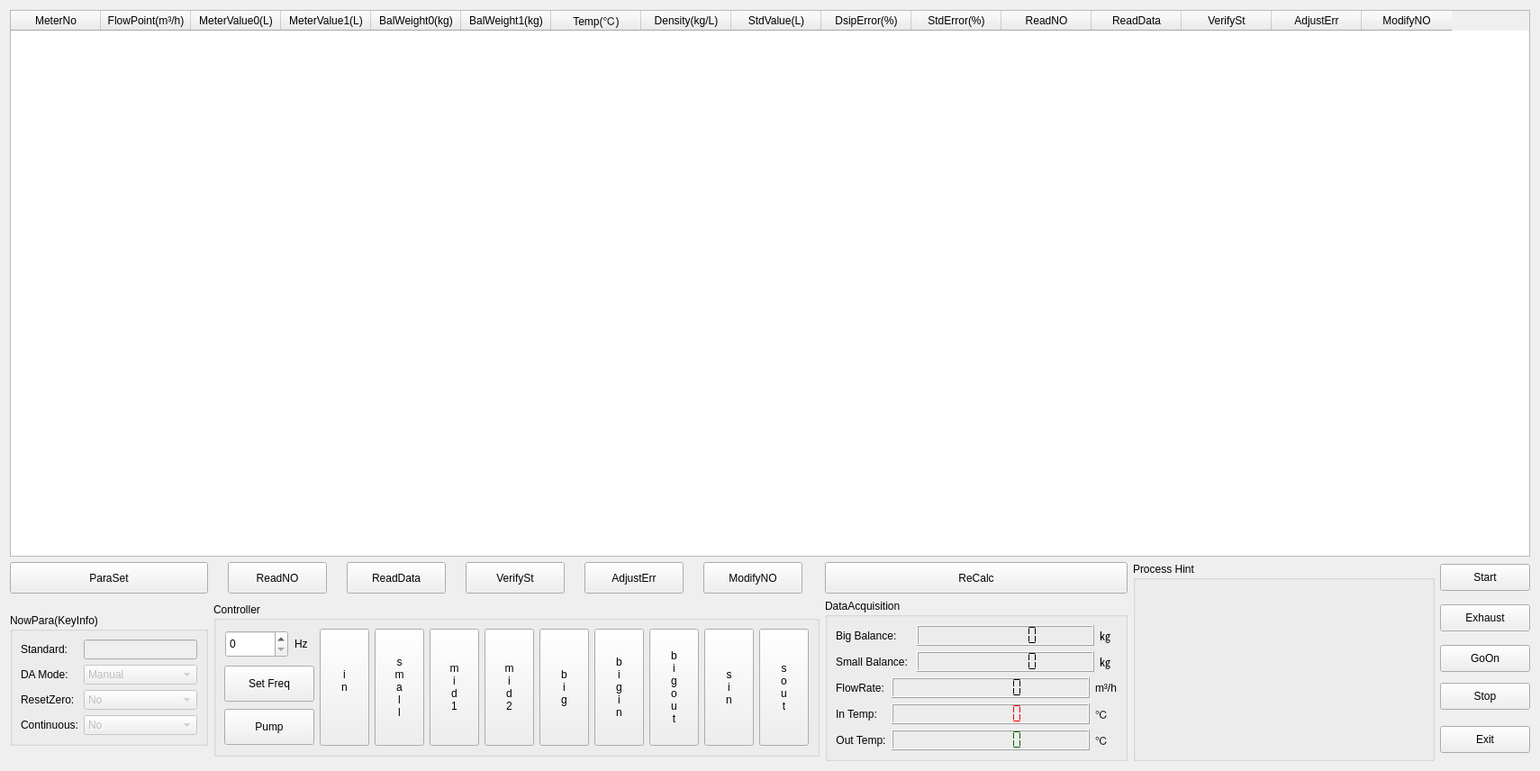
<?xml version="1.0" encoding="UTF-8"?>
<ui version="4.0">
 <class>FlowWeightClass50</class>
 <widget class="QWidget" name="FlowWeightClass50">
  <property name="geometry">
   <rect>
    <x>0</x>
    <y>0</y>
    <width>1710</width>
    <height>856</height>
   </rect>
  </property>
  <property name="windowTitle">
   <string>Flow Verify(Weight Method)</string>
  </property>
  <property name="windowIcon">
   <iconset>
    <normaloff>:/flowweight/images/flowweight.png</normaloff>:/flowweight/images/flowweight.png</iconset>
  </property>
  <layout class="QGridLayout" name="gridLayout_6">
   <item row="0" column="0" colspan="5">
    <widget class="QTableWidget" name="tableWidget">
     <property name="inputMethodHints">
      <set>Qt::ImhDigitsOnly|Qt::ImhFormattedNumbersOnly|Qt::ImhPreferNumbers</set>
     </property>
     <property name="editTriggers">
      <set>QAbstractItemView::CurrentChanged|QAbstractItemView::DoubleClicked|QAbstractItemView::EditKeyPressed</set>
     </property>
     <column>
      <property name="text">
       <string>MeterNo</string>
      </property>
     </column>
     <column>
      <property name="text">
       <string>FlowPoint(m³/h)</string>
      </property>
     </column>
     <column>
      <property name="text">
       <string>MeterValue0(L)</string>
      </property>
     </column>
     <column>
      <property name="text">
       <string>MeterValue1(L)</string>
      </property>
     </column>
     <column>
      <property name="text">
       <string>BalWeight0(kg)</string>
      </property>
     </column>
     <column>
      <property name="text">
       <string>BalWeight1(kg)</string>
      </property>
     </column>
     <column>
      <property name="text">
       <string>Temp(℃)</string>
      </property>
     </column>
     <column>
      <property name="text">
       <string>Density(kg/L)</string>
      </property>
     </column>
     <column>
      <property name="text">
       <string>StdValue(L)</string>
      </property>
     </column>
     <column>
      <property name="text">
       <string>DsipError(%)</string>
      </property>
      <property name="background">
       <color>
        <red>128</red>
        <green>0</green>
        <blue>0</blue>
       </color>
      </property>
     </column>
     <column>
      <property name="text">
       <string>StdError(%)</string>
      </property>
     </column>
     <column>
      <property name="text">
       <string>ReadNO</string>
      </property>
     </column>
     <column>
      <property name="text">
       <string>ReadData</string>
      </property>
     </column>
     <column>
      <property name="text">
       <string>VerifySt</string>
      </property>
     </column>
     <column>
      <property name="text">
       <string>AdjustErr</string>
      </property>
     </column>
     <column>
      <property name="text">
       <string>ModifyNO</string>
      </property>
     </column>
    </widget>
   </item>
   <item row="1" column="0">
    <widget class="QPushButton" name="btnParaSet">
     <property name="sizePolicy">
      <sizepolicy hsizetype="Fixed" vsizetype="Fixed">
       <horstretch>0</horstretch>
       <verstretch>0</verstretch>
      </sizepolicy>
     </property>
     <property name="minimumSize">
      <size>
       <width>220</width>
       <height>35</height>
      </size>
     </property>
     <property name="maximumSize">
      <size>
       <width>220</width>
       <height>35</height>
      </size>
     </property>
     <property name="text">
      <string>ParaSet</string>
     </property>
    </widget>
   </item>
   <item row="1" column="1">
    <layout class="QGridLayout" name="gridLayout_4">
     <item row="0" column="0">
      <widget class="QPushButton" name="btnAllReadNO">
       <property name="sizePolicy">
        <sizepolicy hsizetype="Fixed" vsizetype="Fixed">
         <horstretch>0</horstretch>
         <verstretch>0</verstretch>
        </sizepolicy>
       </property>
       <property name="minimumSize">
        <size>
         <width>80</width>
         <height>35</height>
        </size>
       </property>
       <property name="maximumSize">
        <size>
         <width>110</width>
         <height>35</height>
        </size>
       </property>
       <property name="text">
        <string>ReadNO</string>
       </property>
      </widget>
     </item>
     <item row="0" column="1">
      <widget class="QPushButton" name="btnAllReadData">
       <property name="sizePolicy">
        <sizepolicy hsizetype="Fixed" vsizetype="Fixed">
         <horstretch>0</horstretch>
         <verstretch>0</verstretch>
        </sizepolicy>
       </property>
       <property name="minimumSize">
        <size>
         <width>80</width>
         <height>35</height>
        </size>
       </property>
       <property name="maximumSize">
        <size>
         <width>110</width>
         <height>35</height>
        </size>
       </property>
       <property name="text">
        <string>ReadData</string>
       </property>
      </widget>
     </item>
     <item row="0" column="2">
      <widget class="QPushButton" name="btnAllVerifyStatus">
       <property name="sizePolicy">
        <sizepolicy hsizetype="Fixed" vsizetype="Fixed">
         <horstretch>0</horstretch>
         <verstretch>0</verstretch>
        </sizepolicy>
       </property>
       <property name="minimumSize">
        <size>
         <width>80</width>
         <height>35</height>
        </size>
       </property>
       <property name="maximumSize">
        <size>
         <width>110</width>
         <height>35</height>
        </size>
       </property>
       <property name="text">
        <string>VerifySt</string>
       </property>
      </widget>
     </item>
     <item row="0" column="3">
      <widget class="QPushButton" name="btnAllAdjError">
       <property name="sizePolicy">
        <sizepolicy hsizetype="Fixed" vsizetype="Fixed">
         <horstretch>0</horstretch>
         <verstretch>0</verstretch>
        </sizepolicy>
       </property>
       <property name="minimumSize">
        <size>
         <width>80</width>
         <height>35</height>
        </size>
       </property>
       <property name="maximumSize">
        <size>
         <width>110</width>
         <height>35</height>
        </size>
       </property>
       <property name="text">
        <string>AdjustErr</string>
       </property>
      </widget>
     </item>
     <item row="0" column="4">
      <widget class="QPushButton" name="btnAllModifyNO">
       <property name="sizePolicy">
        <sizepolicy hsizetype="Fixed" vsizetype="Fixed">
         <horstretch>0</horstretch>
         <verstretch>0</verstretch>
        </sizepolicy>
       </property>
       <property name="minimumSize">
        <size>
         <width>80</width>
         <height>35</height>
        </size>
       </property>
       <property name="maximumSize">
        <size>
         <width>110</width>
         <height>35</height>
        </size>
       </property>
       <property name="text">
        <string>ModifyNO</string>
       </property>
      </widget>
     </item>
    </layout>
   </item>
   <item row="1" column="2">
    <widget class="QPushButton" name="btnReCalc">
     <property name="sizePolicy">
      <sizepolicy hsizetype="Fixed" vsizetype="Fixed">
       <horstretch>0</horstretch>
       <verstretch>0</verstretch>
      </sizepolicy>
     </property>
     <property name="minimumSize">
      <size>
       <width>260</width>
       <height>35</height>
      </size>
     </property>
     <property name="maximumSize">
      <size>
       <width>400</width>
       <height>35</height>
      </size>
     </property>
     <property name="text">
      <string>ReCalc</string>
     </property>
    </widget>
   </item>
   <item row="1" column="3" rowspan="5">
    <widget class="QGroupBox" name="groupBox_3">
     <property name="sizePolicy">
      <sizepolicy hsizetype="Preferred" vsizetype="Preferred">
       <horstretch>0</horstretch>
       <verstretch>0</verstretch>
      </sizepolicy>
     </property>
     <property name="minimumSize">
      <size>
       <width>300</width>
       <height>0</height>
      </size>
     </property>
     <property name="title">
      <string>Process Hint</string>
     </property>
     <layout class="QGridLayout" name="gridLayout_9">
      <item row="0" column="0">
       <layout class="QGridLayout" name="gridLayout_7">
        <item row="0" column="0">
         <widget class="QLabel" name="label">
          <property name="sizePolicy">
           <sizepolicy hsizetype="Fixed" vsizetype="Preferred">
            <horstretch>0</horstretch>
            <verstretch>0</verstretch>
           </sizepolicy>
          </property>
          <property name="text">
           <string/>
          </property>
          <property name="alignment">
           <set>Qt::AlignLeading|Qt::AlignLeft|Qt::AlignTop</set>
          </property>
         </widget>
        </item>
        <item row="0" column="1">
         <widget class="QLabel" name="labelHintPoint">
          <property name="sizePolicy">
           <sizepolicy hsizetype="Preferred" vsizetype="Preferred">
            <horstretch>0</horstretch>
            <verstretch>0</verstretch>
           </sizepolicy>
          </property>
          <property name="styleSheet">
           <string notr="true">font: 75 12pt &quot;Aharoni&quot;;</string>
          </property>
          <property name="text">
           <string/>
          </property>
          <property name="alignment">
           <set>Qt::AlignLeading|Qt::AlignLeft|Qt::AlignTop</set>
          </property>
          <property name="wordWrap">
           <bool>true</bool>
          </property>
         </widget>
        </item>
        <item row="1" column="0">
         <widget class="QLabel" name="label_2">
          <property name="sizePolicy">
           <sizepolicy hsizetype="Fixed" vsizetype="Preferred">
            <horstretch>0</horstretch>
            <verstretch>0</verstretch>
           </sizepolicy>
          </property>
          <property name="text">
           <string/>
          </property>
          <property name="alignment">
           <set>Qt::AlignLeading|Qt::AlignLeft|Qt::AlignTop</set>
          </property>
         </widget>
        </item>
        <item row="1" column="1">
         <widget class="QLabel" name="labelHintProcess">
          <property name="sizePolicy">
           <sizepolicy hsizetype="Preferred" vsizetype="Preferred">
            <horstretch>0</horstretch>
            <verstretch>0</verstretch>
           </sizepolicy>
          </property>
          <property name="styleSheet">
           <string notr="true">font: 75 12pt &quot;Aharoni&quot;;</string>
          </property>
          <property name="text">
           <string/>
          </property>
          <property name="alignment">
           <set>Qt::AlignLeading|Qt::AlignLeft|Qt::AlignTop</set>
          </property>
          <property name="wordWrap">
           <bool>true</bool>
          </property>
         </widget>
        </item>
       </layout>
      </item>
     </layout>
    </widget>
   </item>
   <item row="1" column="4">
    <widget class="QPushButton" name="btnStart">
     <property name="sizePolicy">
      <sizepolicy hsizetype="Fixed" vsizetype="Fixed">
       <horstretch>0</horstretch>
       <verstretch>0</verstretch>
      </sizepolicy>
     </property>
     <property name="minimumSize">
      <size>
       <width>100</width>
       <height>30</height>
      </size>
     </property>
     <property name="maximumSize">
      <size>
       <width>100</width>
       <height>30</height>
      </size>
     </property>
     <property name="text">
      <string>Start</string>
     </property>
    </widget>
   </item>
   <item row="2" column="0" rowspan="4">
    <widget class="QGroupBox" name="groupBox">
     <property name="sizePolicy">
      <sizepolicy hsizetype="Fixed" vsizetype="Fixed">
       <horstretch>0</horstretch>
       <verstretch>0</verstretch>
      </sizepolicy>
     </property>
     <property name="minimumSize">
      <size>
       <width>220</width>
       <height>0</height>
      </size>
     </property>
     <property name="maximumSize">
      <size>
       <width>220</width>
       <height>16777215</height>
      </size>
     </property>
     <property name="title">
      <string>NowPara(KeyInfo)</string>
     </property>
     <layout class="QGridLayout" name="gridLayout_3">
      <item row="0" column="0">
       <widget class="QLabel" name="labelStandard">
        <property name="sizePolicy">
         <sizepolicy hsizetype="Fixed" vsizetype="Preferred">
          <horstretch>0</horstretch>
          <verstretch>0</verstretch>
         </sizepolicy>
        </property>
        <property name="text">
         <string>Standard:</string>
        </property>
       </widget>
      </item>
      <item row="0" column="1">
       <widget class="QLineEdit" name="lnEditStandard">
        <property name="enabled">
         <bool>false</bool>
        </property>
        <property name="sizePolicy">
         <sizepolicy hsizetype="Preferred" vsizetype="Fixed">
          <horstretch>0</horstretch>
          <verstretch>0</verstretch>
         </sizepolicy>
        </property>
       </widget>
      </item>
      <item row="1" column="0">
       <widget class="QLabel" name="label_14">
        <property name="sizePolicy">
         <sizepolicy hsizetype="Fixed" vsizetype="Preferred">
          <horstretch>0</horstretch>
          <verstretch>0</verstretch>
         </sizepolicy>
        </property>
        <property name="text">
         <string>DA Mode:</string>
        </property>
       </widget>
      </item>
      <item row="1" column="1">
       <widget class="QComboBox" name="cmbAutoPick">
        <property name="enabled">
         <bool>false</bool>
        </property>
        <property name="sizePolicy">
         <sizepolicy hsizetype="Preferred" vsizetype="Fixed">
          <horstretch>0</horstretch>
          <verstretch>0</verstretch>
         </sizepolicy>
        </property>
        <item>
         <property name="text">
          <string>Manual</string>
         </property>
        </item>
        <item>
         <property name="text">
          <string>Auto</string>
         </property>
        </item>
       </widget>
      </item>
      <item row="2" column="0">
       <widget class="QLabel" name="label_16">
        <property name="sizePolicy">
         <sizepolicy hsizetype="Fixed" vsizetype="Preferred">
          <horstretch>0</horstretch>
          <verstretch>0</verstretch>
         </sizepolicy>
        </property>
        <property name="text">
         <string>ResetZero:</string>
        </property>
       </widget>
      </item>
      <item row="2" column="1">
       <widget class="QComboBox" name="cmbResetZero">
        <property name="enabled">
         <bool>false</bool>
        </property>
        <property name="sizePolicy">
         <sizepolicy hsizetype="Preferred" vsizetype="Fixed">
          <horstretch>0</horstretch>
          <verstretch>0</verstretch>
         </sizepolicy>
        </property>
        <item>
         <property name="text">
          <string>No</string>
         </property>
        </item>
        <item>
         <property name="text">
          <string>Yes</string>
         </property>
        </item>
       </widget>
      </item>
      <item row="3" column="0">
       <widget class="QLabel" name="label_15">
        <property name="sizePolicy">
         <sizepolicy hsizetype="Fixed" vsizetype="Preferred">
          <horstretch>0</horstretch>
          <verstretch>0</verstretch>
         </sizepolicy>
        </property>
        <property name="text">
         <string>Continuous:</string>
        </property>
       </widget>
      </item>
      <item row="3" column="1">
       <widget class="QComboBox" name="cmbContinue">
        <property name="enabled">
         <bool>false</bool>
        </property>
        <property name="sizePolicy">
         <sizepolicy hsizetype="Preferred" vsizetype="Fixed">
          <horstretch>0</horstretch>
          <verstretch>0</verstretch>
         </sizepolicy>
        </property>
        <item>
         <property name="text">
          <string>No</string>
         </property>
        </item>
        <item>
         <property name="text">
          <string>Yes</string>
         </property>
        </item>
       </widget>
      </item>
     </layout>
    </widget>
   </item>
   <item row="2" column="1" rowspan="4">
    <widget class="QGroupBox" name="groupBox_2">
     <property name="sizePolicy">
      <sizepolicy hsizetype="Fixed" vsizetype="Fixed">
       <horstretch>0</horstretch>
       <verstretch>0</verstretch>
      </sizepolicy>
     </property>
     <property name="title">
      <string>Controller</string>
     </property>
     <layout class="QGridLayout" name="gridLayout">
      <item row="0" column="0">
       <layout class="QHBoxLayout" name="horizontalLayout">
        <property name="sizeConstraint">
         <enum>QLayout::SetDefaultConstraint</enum>
        </property>
        <item>
         <widget class="QSpinBox" name="spinBoxFreq">
          <property name="sizePolicy">
           <sizepolicy hsizetype="Fixed" vsizetype="Fixed">
            <horstretch>0</horstretch>
            <verstretch>0</verstretch>
           </sizepolicy>
          </property>
          <property name="minimumSize">
           <size>
            <width>70</width>
            <height>30</height>
           </size>
          </property>
          <property name="maximumSize">
           <size>
            <width>70</width>
            <height>30</height>
           </size>
          </property>
         </widget>
        </item>
        <item>
         <widget class="QLabel" name="label_13">
          <property name="sizePolicy">
           <sizepolicy hsizetype="Fixed" vsizetype="Fixed">
            <horstretch>0</horstretch>
            <verstretch>0</verstretch>
           </sizepolicy>
          </property>
          <property name="minimumSize">
           <size>
            <width>20</width>
            <height>20</height>
           </size>
          </property>
          <property name="maximumSize">
           <size>
            <width>20</width>
            <height>20</height>
           </size>
          </property>
          <property name="text">
           <string>Hz</string>
          </property>
         </widget>
        </item>
       </layout>
      </item>
      <item row="0" column="1" rowspan="3">
       <widget class="QToolButton" name="btnWaterIn">
        <property name="sizePolicy">
         <sizepolicy hsizetype="Fixed" vsizetype="Fixed">
          <horstretch>0</horstretch>
          <verstretch>0</verstretch>
         </sizepolicy>
        </property>
        <property name="minimumSize">
         <size>
          <width>55</width>
          <height>130</height>
         </size>
        </property>
        <property name="maximumSize">
         <size>
          <width>60</width>
          <height>130</height>
         </size>
        </property>
        <property name="text">
         <string>i
n
</string>
        </property>
       </widget>
      </item>
      <item row="0" column="2" rowspan="3">
       <widget class="QToolButton" name="btnValveSmall">
        <property name="sizePolicy">
         <sizepolicy hsizetype="Expanding" vsizetype="Preferred">
          <horstretch>0</horstretch>
          <verstretch>0</verstretch>
         </sizepolicy>
        </property>
        <property name="minimumSize">
         <size>
          <width>55</width>
          <height>130</height>
         </size>
        </property>
        <property name="maximumSize">
         <size>
          <width>60</width>
          <height>130</height>
         </size>
        </property>
        <property name="text">
         <string>s
m
a
l
l</string>
        </property>
       </widget>
      </item>
      <item row="0" column="3" rowspan="3">
       <widget class="QToolButton" name="btnValveMiddle1">
        <property name="sizePolicy">
         <sizepolicy hsizetype="Expanding" vsizetype="Preferred">
          <horstretch>0</horstretch>
          <verstretch>0</verstretch>
         </sizepolicy>
        </property>
        <property name="minimumSize">
         <size>
          <width>55</width>
          <height>130</height>
         </size>
        </property>
        <property name="maximumSize">
         <size>
          <width>60</width>
          <height>130</height>
         </size>
        </property>
        <property name="text">
         <string>m
i
d
1</string>
        </property>
       </widget>
      </item>
      <item row="0" column="4" rowspan="3">
       <widget class="QToolButton" name="btnValveMiddle2">
        <property name="sizePolicy">
         <sizepolicy hsizetype="Expanding" vsizetype="Preferred">
          <horstretch>0</horstretch>
          <verstretch>0</verstretch>
         </sizepolicy>
        </property>
        <property name="minimumSize">
         <size>
          <width>55</width>
          <height>130</height>
         </size>
        </property>
        <property name="maximumSize">
         <size>
          <width>60</width>
          <height>130</height>
         </size>
        </property>
        <property name="text">
         <string>m
i
d
2</string>
        </property>
       </widget>
      </item>
      <item row="0" column="5" rowspan="3">
       <widget class="QToolButton" name="btnValveBig">
        <property name="sizePolicy">
         <sizepolicy hsizetype="Expanding" vsizetype="Preferred">
          <horstretch>0</horstretch>
          <verstretch>0</verstretch>
         </sizepolicy>
        </property>
        <property name="minimumSize">
         <size>
          <width>55</width>
          <height>130</height>
         </size>
        </property>
        <property name="maximumSize">
         <size>
          <width>60</width>
          <height>130</height>
         </size>
        </property>
        <property name="text">
         <string>b
i
g</string>
        </property>
       </widget>
      </item>
      <item row="0" column="6" rowspan="3">
       <widget class="QToolButton" name="btnBigWaterIn">
        <property name="sizePolicy">
         <sizepolicy hsizetype="Expanding" vsizetype="Preferred">
          <horstretch>0</horstretch>
          <verstretch>0</verstretch>
         </sizepolicy>
        </property>
        <property name="minimumSize">
         <size>
          <width>55</width>
          <height>130</height>
         </size>
        </property>
        <property name="maximumSize">
         <size>
          <width>60</width>
          <height>130</height>
         </size>
        </property>
        <property name="text">
         <string>b
i
g
i
n</string>
        </property>
       </widget>
      </item>
      <item row="0" column="7" rowspan="3">
       <widget class="QToolButton" name="btnBigWaterOut">
        <property name="sizePolicy">
         <sizepolicy hsizetype="Expanding" vsizetype="Preferred">
          <horstretch>0</horstretch>
          <verstretch>0</verstretch>
         </sizepolicy>
        </property>
        <property name="minimumSize">
         <size>
          <width>55</width>
          <height>130</height>
         </size>
        </property>
        <property name="maximumSize">
         <size>
          <width>60</width>
          <height>130</height>
         </size>
        </property>
        <property name="text">
         <string>b
i
g
o
u
t</string>
        </property>
       </widget>
      </item>
      <item row="0" column="8" rowspan="3">
       <widget class="QToolButton" name="btnSmallWaterIn">
        <property name="sizePolicy">
         <sizepolicy hsizetype="Expanding" vsizetype="Preferred">
          <horstretch>0</horstretch>
          <verstretch>0</verstretch>
         </sizepolicy>
        </property>
        <property name="minimumSize">
         <size>
          <width>55</width>
          <height>130</height>
         </size>
        </property>
        <property name="maximumSize">
         <size>
          <width>60</width>
          <height>130</height>
         </size>
        </property>
        <property name="text">
         <string>s
i
n</string>
        </property>
       </widget>
      </item>
      <item row="0" column="9" rowspan="3">
       <widget class="QToolButton" name="btnSmallWaterOut">
        <property name="sizePolicy">
         <sizepolicy hsizetype="Expanding" vsizetype="Preferred">
          <horstretch>0</horstretch>
          <verstretch>0</verstretch>
         </sizepolicy>
        </property>
        <property name="minimumSize">
         <size>
          <width>55</width>
          <height>130</height>
         </size>
        </property>
        <property name="maximumSize">
         <size>
          <width>60</width>
          <height>130</height>
         </size>
        </property>
        <property name="text">
         <string>s
o
u
t</string>
        </property>
       </widget>
      </item>
      <item row="1" column="0">
       <widget class="QToolButton" name="btnSetFreq">
        <property name="sizePolicy">
         <sizepolicy hsizetype="Fixed" vsizetype="Fixed">
          <horstretch>0</horstretch>
          <verstretch>0</verstretch>
         </sizepolicy>
        </property>
        <property name="minimumSize">
         <size>
          <width>100</width>
          <height>40</height>
         </size>
        </property>
        <property name="maximumSize">
         <size>
          <width>100</width>
          <height>40</height>
         </size>
        </property>
        <property name="text">
         <string>Set Freq</string>
        </property>
       </widget>
      </item>
      <item row="2" column="0">
       <widget class="QToolButton" name="btnWaterPump">
        <property name="sizePolicy">
         <sizepolicy hsizetype="Fixed" vsizetype="Fixed">
          <horstretch>0</horstretch>
          <verstretch>0</verstretch>
         </sizepolicy>
        </property>
        <property name="minimumSize">
         <size>
          <width>100</width>
          <height>40</height>
         </size>
        </property>
        <property name="maximumSize">
         <size>
          <width>100</width>
          <height>40</height>
         </size>
        </property>
        <property name="text">
         <string>Pump</string>
        </property>
       </widget>
      </item>
     </layout>
    </widget>
   </item>
   <item row="2" column="2" rowspan="4">
    <widget class="QGroupBox" name="groupBox_4">
     <property name="minimumSize">
      <size>
       <width>260</width>
       <height>0</height>
      </size>
     </property>
     <property name="maximumSize">
      <size>
       <width>400</width>
       <height>16777215</height>
      </size>
     </property>
     <property name="title">
      <string>DataAcquisition</string>
     </property>
     <layout class="QGridLayout" name="gridLayout_5">
      <item row="0" column="0">
       <layout class="QGridLayout" name="gridLayout_2">
        <item row="0" column="0">
         <widget class="QLabel" name="label_9">
          <property name="sizePolicy">
           <sizepolicy hsizetype="Fixed" vsizetype="Preferred">
            <horstretch>0</horstretch>
            <verstretch>0</verstretch>
           </sizepolicy>
          </property>
          <property name="text">
           <string>Big Balance: </string>
          </property>
         </widget>
        </item>
        <item row="0" column="1">
         <widget class="QLCDNumber" name="lcdBigBalance">
          <property name="sizePolicy">
           <sizepolicy hsizetype="Preferred" vsizetype="Fixed">
            <horstretch>0</horstretch>
            <verstretch>0</verstretch>
           </sizepolicy>
          </property>
          <property name="numDigits">
           <number>7</number>
          </property>
          <property name="segmentStyle">
           <enum>QLCDNumber::Flat</enum>
          </property>
         </widget>
        </item>
        <item row="0" column="2">
         <widget class="QLabel" name="label_11">
          <property name="sizePolicy">
           <sizepolicy hsizetype="Fixed" vsizetype="Preferred">
            <horstretch>0</horstretch>
            <verstretch>0</verstretch>
           </sizepolicy>
          </property>
          <property name="text">
           <string>㎏  </string>
          </property>
         </widget>
        </item>
        <item row="1" column="0">
         <widget class="QLabel" name="label_10">
          <property name="sizePolicy">
           <sizepolicy hsizetype="Fixed" vsizetype="Preferred">
            <horstretch>0</horstretch>
            <verstretch>0</verstretch>
           </sizepolicy>
          </property>
          <property name="text">
           <string>Small Balance: </string>
          </property>
         </widget>
        </item>
        <item row="1" column="1">
         <widget class="QLCDNumber" name="lcdSmallBalance">
          <property name="sizePolicy">
           <sizepolicy hsizetype="Preferred" vsizetype="Fixed">
            <horstretch>0</horstretch>
            <verstretch>0</verstretch>
           </sizepolicy>
          </property>
          <property name="numDigits">
           <number>7</number>
          </property>
          <property name="segmentStyle">
           <enum>QLCDNumber::Flat</enum>
          </property>
         </widget>
        </item>
        <item row="1" column="2">
         <widget class="QLabel" name="label_12">
          <property name="sizePolicy">
           <sizepolicy hsizetype="Fixed" vsizetype="Preferred">
            <horstretch>0</horstretch>
            <verstretch>0</verstretch>
           </sizepolicy>
          </property>
          <property name="text">
           <string>㎏  </string>
          </property>
         </widget>
        </item>
       </layout>
      </item>
      <item row="1" column="0">
       <layout class="QGridLayout" name="gridLayout_8">
        <item row="0" column="0">
         <widget class="QLabel" name="label_3">
          <property name="sizePolicy">
           <sizepolicy hsizetype="Fixed" vsizetype="Preferred">
            <horstretch>0</horstretch>
            <verstretch>0</verstretch>
           </sizepolicy>
          </property>
          <property name="text">
           <string>FlowRate:</string>
          </property>
          <property name="alignment">
           <set>Qt::AlignCenter</set>
          </property>
         </widget>
        </item>
        <item row="0" column="1">
         <widget class="QLCDNumber" name="lcdFlowRate">
          <property name="sizePolicy">
           <sizepolicy hsizetype="Preferred" vsizetype="Fixed">
            <horstretch>0</horstretch>
            <verstretch>0</verstretch>
           </sizepolicy>
          </property>
          <property name="numDigits">
           <number>7</number>
          </property>
          <property name="segmentStyle">
           <enum>QLCDNumber::Flat</enum>
          </property>
         </widget>
        </item>
        <item row="0" column="2">
         <widget class="QLabel" name="label_6">
          <property name="sizePolicy">
           <sizepolicy hsizetype="Fixed" vsizetype="Preferred">
            <horstretch>0</horstretch>
            <verstretch>0</verstretch>
           </sizepolicy>
          </property>
          <property name="text">
           <string>m³/h</string>
          </property>
         </widget>
        </item>
        <item row="1" column="0">
         <widget class="QLabel" name="label_4">
          <property name="sizePolicy">
           <sizepolicy hsizetype="Fixed" vsizetype="Preferred">
            <horstretch>0</horstretch>
            <verstretch>0</verstretch>
           </sizepolicy>
          </property>
          <property name="text">
           <string>In Temp:</string>
          </property>
          <property name="alignment">
           <set>Qt::AlignCenter</set>
          </property>
         </widget>
        </item>
        <item row="1" column="1">
         <widget class="QLCDNumber" name="lcdInTemper">
          <property name="sizePolicy">
           <sizepolicy hsizetype="Preferred" vsizetype="Fixed">
            <horstretch>0</horstretch>
            <verstretch>0</verstretch>
           </sizepolicy>
          </property>
          <property name="palette">
           <palette>
            <active>
             <colorrole role="WindowText">
              <brush brushstyle="SolidPattern">
               <color alpha="255">
                <red>255</red>
                <green>0</green>
                <blue>0</blue>
               </color>
              </brush>
             </colorrole>
             <colorrole role="Button">
              <brush brushstyle="SolidPattern">
               <color alpha="255">
                <red>100</red>
                <green>10</green>
                <blue>0</blue>
               </color>
              </brush>
             </colorrole>
             <colorrole role="Base">
              <brush brushstyle="SolidPattern">
               <color alpha="255">
                <red>100</red>
                <green>10</green>
                <blue>0</blue>
               </color>
              </brush>
             </colorrole>
             <colorrole role="Window">
              <brush brushstyle="SolidPattern">
               <color alpha="255">
                <red>100</red>
                <green>10</green>
                <blue>0</blue>
               </color>
              </brush>
             </colorrole>
            </active>
            <inactive>
             <colorrole role="WindowText">
              <brush brushstyle="SolidPattern">
               <color alpha="255">
                <red>255</red>
                <green>0</green>
                <blue>0</blue>
               </color>
              </brush>
             </colorrole>
             <colorrole role="Button">
              <brush brushstyle="SolidPattern">
               <color alpha="255">
                <red>100</red>
                <green>10</green>
                <blue>0</blue>
               </color>
              </brush>
             </colorrole>
             <colorrole role="Base">
              <brush brushstyle="SolidPattern">
               <color alpha="255">
                <red>100</red>
                <green>10</green>
                <blue>0</blue>
               </color>
              </brush>
             </colorrole>
             <colorrole role="Window">
              <brush brushstyle="SolidPattern">
               <color alpha="255">
                <red>100</red>
                <green>10</green>
                <blue>0</blue>
               </color>
              </brush>
             </colorrole>
            </inactive>
            <disabled>
             <colorrole role="WindowText">
              <brush brushstyle="SolidPattern">
               <color alpha="255">
                <red>120</red>
                <green>120</green>
                <blue>120</blue>
               </color>
              </brush>
             </colorrole>
             <colorrole role="Button">
              <brush brushstyle="SolidPattern">
               <color alpha="255">
                <red>100</red>
                <green>10</green>
                <blue>0</blue>
               </color>
              </brush>
             </colorrole>
             <colorrole role="Base">
              <brush brushstyle="SolidPattern">
               <color alpha="255">
                <red>100</red>
                <green>10</green>
                <blue>0</blue>
               </color>
              </brush>
             </colorrole>
             <colorrole role="Window">
              <brush brushstyle="SolidPattern">
               <color alpha="255">
                <red>100</red>
                <green>10</green>
                <blue>0</blue>
               </color>
              </brush>
             </colorrole>
            </disabled>
           </palette>
          </property>
          <property name="numDigits">
           <number>7</number>
          </property>
          <property name="segmentStyle">
           <enum>QLCDNumber::Flat</enum>
          </property>
         </widget>
        </item>
        <item row="1" column="2">
         <widget class="QLabel" name="label_7">
          <property name="sizePolicy">
           <sizepolicy hsizetype="Fixed" vsizetype="Preferred">
            <horstretch>0</horstretch>
            <verstretch>0</verstretch>
           </sizepolicy>
          </property>
          <property name="text">
           <string>℃</string>
          </property>
         </widget>
        </item>
        <item row="2" column="0">
         <widget class="QLabel" name="label_5">
          <property name="sizePolicy">
           <sizepolicy hsizetype="Fixed" vsizetype="Preferred">
            <horstretch>0</horstretch>
            <verstretch>0</verstretch>
           </sizepolicy>
          </property>
          <property name="text">
           <string>Out Temp:</string>
          </property>
          <property name="alignment">
           <set>Qt::AlignCenter</set>
          </property>
         </widget>
        </item>
        <item row="2" column="1">
         <widget class="QLCDNumber" name="lcdOutTemper">
          <property name="sizePolicy">
           <sizepolicy hsizetype="Preferred" vsizetype="Fixed">
            <horstretch>0</horstretch>
            <verstretch>0</verstretch>
           </sizepolicy>
          </property>
          <property name="palette">
           <palette>
            <active>
             <colorrole role="WindowText">
              <brush brushstyle="SolidPattern">
               <color alpha="255">
                <red>0</red>
                <green>100</green>
                <blue>0</blue>
               </color>
              </brush>
             </colorrole>
             <colorrole role="Button">
              <brush brushstyle="SolidPattern">
               <color alpha="255">
                <red>100</red>
                <green>10</green>
                <blue>0</blue>
               </color>
              </brush>
             </colorrole>
             <colorrole role="Base">
              <brush brushstyle="SolidPattern">
               <color alpha="255">
                <red>100</red>
                <green>10</green>
                <blue>0</blue>
               </color>
              </brush>
             </colorrole>
             <colorrole role="Window">
              <brush brushstyle="SolidPattern">
               <color alpha="255">
                <red>100</red>
                <green>10</green>
                <blue>0</blue>
               </color>
              </brush>
             </colorrole>
            </active>
            <inactive>
             <colorrole role="WindowText">
              <brush brushstyle="SolidPattern">
               <color alpha="255">
                <red>0</red>
                <green>100</green>
                <blue>0</blue>
               </color>
              </brush>
             </colorrole>
             <colorrole role="Button">
              <brush brushstyle="SolidPattern">
               <color alpha="255">
                <red>100</red>
                <green>10</green>
                <blue>0</blue>
               </color>
              </brush>
             </colorrole>
             <colorrole role="Base">
              <brush brushstyle="SolidPattern">
               <color alpha="255">
                <red>100</red>
                <green>10</green>
                <blue>0</blue>
               </color>
              </brush>
             </colorrole>
             <colorrole role="Window">
              <brush brushstyle="SolidPattern">
               <color alpha="255">
                <red>100</red>
                <green>10</green>
                <blue>0</blue>
               </color>
              </brush>
             </colorrole>
            </inactive>
            <disabled>
             <colorrole role="WindowText">
              <brush brushstyle="SolidPattern">
               <color alpha="255">
                <red>120</red>
                <green>120</green>
                <blue>120</blue>
               </color>
              </brush>
             </colorrole>
             <colorrole role="Button">
              <brush brushstyle="SolidPattern">
               <color alpha="255">
                <red>100</red>
                <green>10</green>
                <blue>0</blue>
               </color>
              </brush>
             </colorrole>
             <colorrole role="Base">
              <brush brushstyle="SolidPattern">
               <color alpha="255">
                <red>100</red>
                <green>10</green>
                <blue>0</blue>
               </color>
              </brush>
             </colorrole>
             <colorrole role="Window">
              <brush brushstyle="SolidPattern">
               <color alpha="255">
                <red>100</red>
                <green>10</green>
                <blue>0</blue>
               </color>
              </brush>
             </colorrole>
            </disabled>
           </palette>
          </property>
          <property name="smallDecimalPoint">
           <bool>false</bool>
          </property>
          <property name="numDigits">
           <number>7</number>
          </property>
          <property name="segmentStyle">
           <enum>QLCDNumber::Flat</enum>
          </property>
         </widget>
        </item>
        <item row="2" column="2">
         <widget class="QLabel" name="label_8">
          <property name="sizePolicy">
           <sizepolicy hsizetype="Fixed" vsizetype="Preferred">
            <horstretch>0</horstretch>
            <verstretch>0</verstretch>
           </sizepolicy>
          </property>
          <property name="text">
           <string>℃</string>
          </property>
         </widget>
        </item>
       </layout>
      </item>
     </layout>
    </widget>
   </item>
   <item row="2" column="4">
    <widget class="QPushButton" name="btnExhaust">
     <property name="sizePolicy">
      <sizepolicy hsizetype="Fixed" vsizetype="Fixed">
       <horstretch>0</horstretch>
       <verstretch>0</verstretch>
      </sizepolicy>
     </property>
     <property name="minimumSize">
      <size>
       <width>100</width>
       <height>30</height>
      </size>
     </property>
     <property name="maximumSize">
      <size>
       <width>100</width>
       <height>30</height>
      </size>
     </property>
     <property name="text">
      <string>Exhaust</string>
     </property>
    </widget>
   </item>
   <item row="3" column="4">
    <widget class="QPushButton" name="btnGoOn">
     <property name="sizePolicy">
      <sizepolicy hsizetype="Fixed" vsizetype="Fixed">
       <horstretch>0</horstretch>
       <verstretch>0</verstretch>
      </sizepolicy>
     </property>
     <property name="minimumSize">
      <size>
       <width>100</width>
       <height>30</height>
      </size>
     </property>
     <property name="maximumSize">
      <size>
       <width>100</width>
       <height>30</height>
      </size>
     </property>
     <property name="text">
      <string>GoOn</string>
     </property>
    </widget>
   </item>
   <item row="4" column="4">
    <widget class="QPushButton" name="btnStop">
     <property name="sizePolicy">
      <sizepolicy hsizetype="Fixed" vsizetype="Fixed">
       <horstretch>0</horstretch>
       <verstretch>0</verstretch>
      </sizepolicy>
     </property>
     <property name="minimumSize">
      <size>
       <width>100</width>
       <height>30</height>
      </size>
     </property>
     <property name="maximumSize">
      <size>
       <width>100</width>
       <height>30</height>
      </size>
     </property>
     <property name="text">
      <string>Stop</string>
     </property>
    </widget>
   </item>
   <item row="5" column="4">
    <widget class="QPushButton" name="btnExit">
     <property name="sizePolicy">
      <sizepolicy hsizetype="Fixed" vsizetype="Fixed">
       <horstretch>0</horstretch>
       <verstretch>0</verstretch>
      </sizepolicy>
     </property>
     <property name="minimumSize">
      <size>
       <width>100</width>
       <height>30</height>
      </size>
     </property>
     <property name="maximumSize">
      <size>
       <width>100</width>
       <height>30</height>
      </size>
     </property>
     <property name="text">
      <string>Exit</string>
     </property>
    </widget>
   </item>
  </layout>
 </widget>
 <resources>
  <include location="flowweight50.qrc"/>
 </resources>
 <connections/>
</ui>
